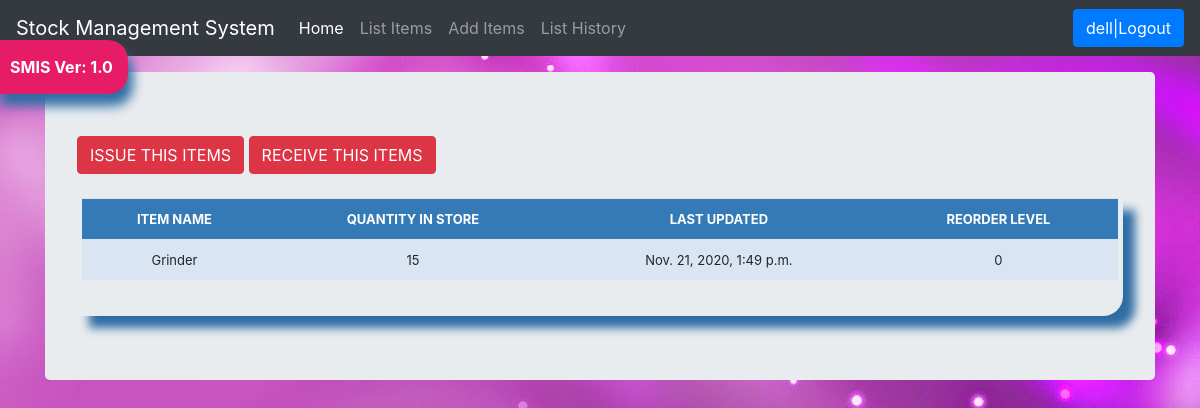
Page /stock_details/2/ (signed in) on the committed database.
### stock/models.py (models this page shows, shortened)
class Stock(models.Model):
    category = models.ForeignKey(Category, on_delete=models.CASCADE, default=None, blank=True)
    item_name = models.CharField(max_length=50, blank=True, null=True)
    quantity = models.IntegerField(default='0', blank=True)
    receive_quantity = models.IntegerField(default='0', blank=True)
    receive_by = models.CharField(max_length=50, blank=True, null=True)
    issue_quantity = models.IntegerField(default='0', blank=True)
    issue_by = models.CharField(max_length=50, blank=True, null=True)
    issue_to = models.CharField(max_length=50, blank=True, null=True)
    phone_number = models.IntegerField(default='0', blank=True)
    created_by = models.CharField(max_length=50, blank=True, null=True)
    reorder_level = models.IntegerField(default='0', blank=True)
    last_updated = models.DateTimeField(auto_now_add=False, auto_now=True)
    timestamp = models.DateTimeField(auto_now_add=True, auto_now=False)

### stock/views.py (the view)
# urls.py: path('stock_details/<str:pk>/', views.stock_details, name="stock_details"),
def stock_details(request, pk):
    queryset = Stock.objects.get(id=pk)
    context = {
        "title": queryset.item_name,
        "queryset": queryset,
    }
    return render(request, "stock_details.html", context)

### stock/templates/stock_details.html (shortened to what this page needs)
<html lang="en">
<head>
    {% load static %}
    <link href="{% static 'css/stylesheet.css' %}" rel="stylesheet">
    <link href="{% static 'css/bootstrap.min.css' %}" rel="stylesheet">
    <link href="{% static 'css/navbar-top-fixed.css' %}" rel="stylesheet">
</head>
<body>
{% include 'navbar.html' %}
<main role="main" class="container">
    <div class="jumbotron">
        <a href="{% url 'issue_items' queryset.id %}">
            <div class="btn btn-danger">ISSUE THIS ITEMS</div>
        </a>
        <a href="{% url 'receive_items' queryset.id %}">
            <div class="btn btn-danger">RECEIVE THIS ITEMS</div>
        </a>
        <br><br>
        <div class="display_table">
            <table class='table'>
                <tr>
                    <th>ITEM NAME</th>
                    <th>QUANTITY IN STORE</th>
                    <th>LAST UPDATED</th>
                    <th>REORDER LEVEL</th>
                </tr>
                <tr>
                    <td>{{queryset.item_name}}</td>
                    <td>{{queryset.quantity}}</td>
                    <td>{{queryset.last_updated}}</td>
                    <td>{{queryset.reorder_level}}</td>
                </tr>
            </table>
        </div>
    </div>
</main>
{% load static %}
</body>
</html>

### stock/templates/navbar.html (shortened to what this page needs)
<nav class="navbar navbar-expand-md navbar-dark fixed-top bg-dark">
    <a class="navbar-brand" href="/">Stock Management System</a>
    <div class="collapse navbar-collapse" id="navbarCollapse">
        <ul class="navbar-nav mr-auto">
            <li class="nav-item active">
                <a class="nav-link" href="/list_items/">Home<span class="sr-only">(current)</span></a>
            </li>
            {% if request.user.is_authenticated %}
            <li class="nav-item">
                <a class="nav-link" href="/list_items/">List Items</a>
            </li>
            <li class="nav-item">
                <a class="nav-link" href="/add_items/">Add Items</a>
            </li>
            <li class="nav-item">
                <a class="nav-link" href="/list_history/">List History</a>
            </li>
            {% endif %}
        </ul>
        <ul class="navbar-nav">
            {% if request.user.is_authenticated %}
            <li><a href="/accounts/logout/">
                <button class="btn btn-primary">{{user}}|Logout</button>
            </a></li>
            {% else %}
            <li><a href="/accounts/login/">Login</a></li>
            {% endif %}
        </ul>
    </div>
</nav>
<a href="#"><div id="version-display" data-toggle="modal" data-target="#myModal">SMIS Ver: 1.0</div></a>
                      {% load static %}

### stock/static/css/stylesheet.css (style rules this page uses)
body { background-color: #34eb6b; background-image: url("../img/Violet-Powerpoint-Background-Wallpaper-HD-07381.jpg"); }
.table { font-size: 13px; text-align: center; width: 95%; margin: auto; text-align: center; }
.table tr:nth-child(odd) { background: #B8CAE4 }
.table tr:nth-child(even) { background: #dae5f4 }
th { background-color: #337ab7; color: white; }
.display_table { border-bottom-right-radius: 20px; padding-left: 5px; padding-right: 5px; padding-bottom: 20px; box-shadow: 12px 12px 10px #2e6da4; }
#version-display { background-color: #e61c66; color: white; box-shadow: 5px 12px 12px #2e6da4; text-align: center; display: inline; font-weight: bolder; padding: 15px; position: fixed; top: 40px; left: -5px; z-index: 3000; border-top-right-radius: 20px; border-bottom-right-radius: 20px; }

### stock/static/css/navbar-top-fixed.css (style rules this page uses)
body { min-height: 75rem; padding-top: 4.5rem; }

### rows in the picture
Stock: item_name "Grinder", quantity "15", last_updated "Nov. 21, 2020, 1:49 p.m.", reorder_level "0"

### other values in the picture
{{ user }} "dell"
